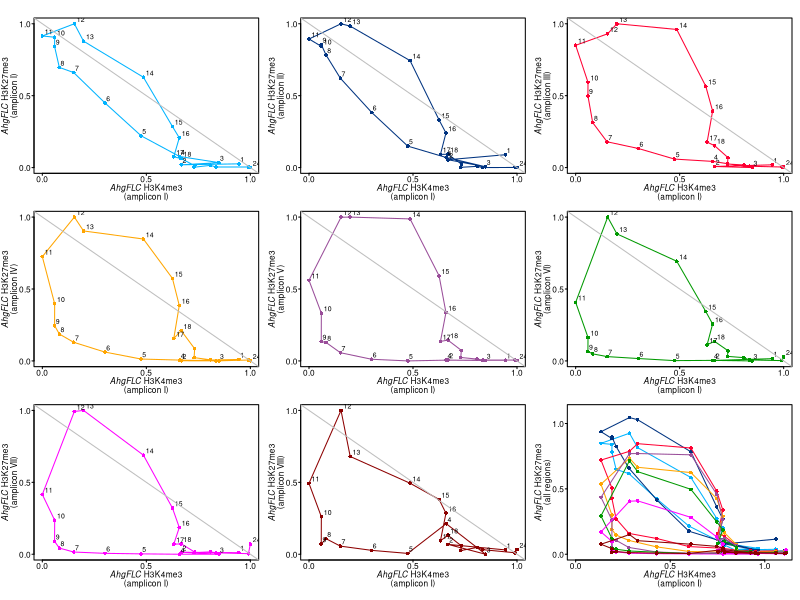

Generate this figure with R:

x<-read.csv("data/Omoide_RNA_histone_1st_year.csv",header=T,sep=",")
x2<-as.matrix(x)
library(calibrate)

nor <- function(x){(x-min(x))/(max(x)-min(x))}

pdf("figs/K4-K27_Lissajous_ACT2_STM_1st_year.pdf",width=3.4,height=3.5)	
par(ps=6)
par(mfrow=c(3,3))
par(oma=c(1,0,0,0))
par(mar=c(1,1.7,0.9,0.4))
par(cex=1)

### H3K4me3-H3K27me3 ##################################################

# amplicon I
plot(nor(x2[,"K4_I_ACT2_mean"]), nor(x2[,"K27_I_STM_mean"]),type="o",
     pch=16,cex=0.5,col=rgb(0,0.7,1),las=1,tcl=-0.1, xlim=c(0,1),ylim=c(0,1),
     xlab="",ylab="",xaxt="n",yaxt="n")

par(ps=5)
textxy(nor(x2[c(1:18,24),"K4_I_ACT2_mean"]),
       nor(x2[c(1:18,24),"K27_I_STM_mean"]),
       c(1:18,24),cex=1)	

par(ps=6)
par(mgp=c(0,-0.35,0))
axis(side=1,at=seq(0,1,0.5), tcl=-0.1)
par(mgp=c(0,0.15,0))
axis(side=2,at=seq(0,1,0.5), tcl=-0.1, las=2)

mtext(expression(paste(italic("AhgFLC")," H3K27me3")),side=2,line=1)
mtext("(amplicon I)",side=2,line=0.65)
mtext(expression(paste(italic("AhgFLC")," H3K4me3")),side=1,line=0.17)
mtext("(amplicon I)",side=1,line=0.52)
abline(1,-1, lwd=1, col="gray")


#amplicon II
plot(nor(x2[,"K4_I_ACT2_mean"]), nor(x2[,"K27_II_STM_mean"]),type="o",
     pch=16,cex=0.5,col=rgb(0,0.2,0.5),las=1,tcl=-0.1, xlim=c(0,1),ylim=c(0,1),
     xlab="",ylab="",xaxt="n",yaxt="n")

par(ps=5)
textxy(nor(x2[c(1:18,24),"K4_I_ACT2_mean"]),
       nor(x2[c(1:18,24),"K27_II_STM_mean"]),
       c(1:18,24),cex=1)	

par(ps=6)
par(mgp=c(0,-0.35,0))
axis(side=1,at=seq(0,1,0.5), tcl=-0.1)
par(mgp=c(0,0.15,0))
axis(side=2,at=seq(0,1,0.5), tcl=-0.1, las=2)

mtext(expression(paste(italic("AhgFLC")," H3K27me3")),side=2,line=1)
mtext("(amplicon II)",side=2,line=0.65)
mtext(expression(paste(italic("AhgFLC")," H3K4me3")),side=1,line=0.17)
mtext("(amplicon I)",side=1,line=0.52)
abline(1,-1, lwd=1, col="gray")


# amplicon III
plot(nor(x2[,"K4_I_ACT2_mean"]), nor(x2[,"K27_III_STM_mean"]),type="o",
     pch=16,cex=0.5,col=rgb(1,0,0.2),las=1,tcl=-0.1, xlim=c(0,1),ylim=c(0,1),
     xlab="",ylab="",xaxt="n",yaxt="n")

par(ps=5)
textxy(nor(x2[c(1:18,24),"K4_I_ACT2_mean"]),
       nor(x2[c(1:18,24),"K27_III_STM_mean"]),
       c(1:18,24),cex=1)	

par(ps=6)
par(mgp=c(0,-0.35,0))
axis(side=1,at=seq(0,1,0.5), tcl=-0.1)
par(mgp=c(0,0.15,0))
axis(side=2,at=seq(0,1,0.5), tcl=-0.1, las=2)

mtext(expression(paste(italic("AhgFLC")," H3K27me3")),side=2,line=1)
mtext("(amplicon III)",side=2,line=0.65)
mtext(expression(paste(italic("AhgFLC")," H3K4me3")),side=1,line=0.17)
mtext("(amplicon I)",side=1,line=0.52)
abline(1,-1, lwd=1, col="gray")


# amplicon IV	
plot(nor(x2[,"K4_I_ACT2_mean"]), nor(x2[,"K27_IV_STM_mean"]),type="o",
     pch=16,cex=0.5,col="orange",las=1,tcl=-0.1, xlim=c(0,1),ylim=c(0,1),
     xlab="",ylab="",xaxt="n",yaxt="n")

par(ps=5)
textxy(nor(x2[c(1:18,24),"K4_I_ACT2_mean"]),
       nor(x2[c(1:18,24),"K27_IV_STM_mean"]),
       c(1:18,24),cex=1)	

par(ps=6)
par(mgp=c(0,-0.35,0))
axis(side=1,at=seq(0,1,0.5), tcl=-0.1)
par(mgp=c(0,0.15,0))
axis(side=2,at=seq(0,1,0.5), tcl=-0.1, las=2)

mtext(expression(paste(italic("AhgFLC")," H3K27me3")),side=2,line=1)
mtext("(amplicon IV)",side=2,line=0.65)
mtext(expression(paste(italic("AhgFLC")," H3K4me3")),side=1,line=0.17)
mtext("(amplicon I)",side=1,line=0.52)
abline(1,-1, lwd=1, col="gray")


# amplicon V
plot(nor(x2[,"K4_I_ACT2_mean"]), nor(x2[,"K27_V_STM_mean"]),type="o",
     pch=16,cex=0.5,col=rgb(0.6,0.3,0.6),las=1,tcl=-0.1, xlim=c(0,1),ylim=c(0,1),
     xlab="",ylab="",xaxt="n",yaxt="n")

par(ps=5)
textxy(nor(x2[c(1:18,24),"K4_I_ACT2_mean"]),
       nor(x2[c(1:18,24),"K27_V_STM_mean"]),
       c(1:18,24),cex=1)	

par(ps=6)
par(mgp=c(0,-0.35,0))
axis(side=1,at=seq(0,1,0.5), tcl=-0.1)
par(mgp=c(0,0.15,0))
axis(side=2,at=seq(0,1,0.5), tcl=-0.1, las=2)

mtext(expression(paste(italic("AhgFLC")," H3K27me3")),side=2,line=1)
mtext("(amplicon V)",side=2,line=0.65)
mtext(expression(paste(italic("AhgFLC")," H3K4me3")),side=1,line=0.17)
mtext("(amplicon I)",side=1,line=0.52)
abline(1,-1, lwd=1, col="gray")


# amplicon VI
plot(nor(x2[,"K4_I_ACT2_mean"]), nor(x2[,"K27_VI_STM_mean"]),type="o",
     pch=16,cex=0.5,col=rgb(0,0.6,0),las=1,tcl=-0.1, xlim=c(0,1),ylim=c(0,1),
     xlab="",ylab="",xaxt="n",yaxt="n")

par(ps=5)
textxy(nor(x2[c(1:18,24),"K4_I_ACT2_mean"]),
       nor(x2[c(1:18,24),"K27_VI_STM_mean"]),
       c(1:18,24),cex=1)	

par(ps=6)
par(mgp=c(0,-0.35,0))
axis(side=1,at=seq(0,1,0.5), tcl=-0.1)
par(mgp=c(0,0.15,0))
axis(side=2,at=seq(0,1,0.5), tcl=-0.1, las=2)

mtext(expression(paste(italic("AhgFLC")," H3K27me3")),side=2,line=1)
mtext("(amplicon VI)",side=2,line=0.65)
mtext(expression(paste(italic("AhgFLC")," H3K4me3")),side=1,line=0.17)
mtext("(amplicon I)",side=1,line=0.52)
abline(1,-1, lwd=1, col="gray")


# amplicon VII
plot(nor(x2[,"K4_I_ACT2_mean"]), nor(x2[,"K27_VII_STM_mean"]),type="o",
     pch=16,cex=0.5,col=rgb(1,0,1),las=1,tcl=-0.1, xlim=c(0,1),ylim=c(0,1),
     xlab="",ylab="",xaxt="n",yaxt="n")

par(ps=5)
textxy(nor(x2[c(1:18,24),"K4_I_ACT2_mean"]),
       nor(x2[c(1:18,24),"K27_VII_STM_mean"]),
       c(1:18,24),cex=1)	

par(ps=6)
par(mgp=c(0,-0.35,0))
axis(side=1,at=seq(0,1,0.5), tcl=-0.1)
par(mgp=c(0,0.15,0))
axis(side=2,at=seq(0,1,0.5), tcl=-0.1, las=2)

mtext(expression(paste(italic("AhgFLC")," H3K27me3")),side=2,line=1)
mtext("(amplicon VII)",side=2,line=0.65)
mtext(expression(paste(italic("AhgFLC")," H3K4me3")),side=1,line=0.17)
mtext("(amplicon I)",side=1,line=0.52)
abline(1,-1, lwd=1, col="gray")


# amplicon VIII
plot(nor(x2[,"K4_I_ACT2_mean"]), nor(x2[,"K27_VIII_STM_mean"]),type="o",
     pch=16,cex=0.5,col=rgb(0.55,0,0),las=1,tcl=-0.1, xlim=c(0,1),ylim=c(0,1),
     xlab="",ylab="",xaxt="n",yaxt="n")

par(ps=5)
textxy(nor(x2[c(1:18,24),"K4_I_ACT2_mean"]),
       nor(x2[c(1:18,24),"K27_VIII_STM_mean"]),
       c(1:18,24),cex=1)	

par(ps=6)
par(mgp=c(0,-0.35,0))
axis(side=1,at=seq(0,1,0.5), tcl=-0.1)
par(mgp=c(0,0.15,0))
axis(side=2,at=seq(0,1,0.5), tcl=-0.1, las=2)

mtext(expression(paste(italic("AhgFLC")," H3K27me3")),side=2,line=1)
mtext("(amplicon VIII)",side=2,line=0.65)
mtext(expression(paste(italic("AhgFLC")," H3K4me3")),side=1,line=0.17)
mtext("(amplicon I)",side=1,line=0.52)
abline(1,-1, lwd=1, col="gray")



###H3K4me3-H3K27me3(All regions)###	

# amplicon I
plot(x2[,"K4_I_ACT2_mean"], x2[,"K27_I_STM_mean"],type="o",
     pch=16,cex=0.5,col=rgb(0,0.7,1),las=1,tcl=-0.1, xlim=c(0,1.1),ylim=c(0,1.1),
     xlab="",ylab="",xaxt="n",yaxt="n")

#amplicon II
par(new=T)
plot(x2[,"K4_I_ACT2_mean"], x2[,"K27_II_STM_mean"],type="o",
     pch=16,cex=0.5,col=rgb(0,0.2,0.5),las=1,tcl=-0.1, xlim=c(0,1.1),ylim=c(0,1.1),
     xlab="",ylab="",xaxt="n",yaxt="n",axes=F, ann=F)

# amplicon III
par(new=T)
plot(x2[,"K4_I_ACT2_mean"], x2[,"K27_III_STM_mean"],type="o",
     pch=16,cex=0.5,col=rgb(1,0,0.2),las=1,tcl=-0.1, xlim=c(0,1.1),ylim=c(0,1.1),
     xlab="",ylab="",xaxt="n",yaxt="n",axes=F, ann=F)

# amplicon IV
par(new=T)
plot(x2[,"K4_I_ACT2_mean"], x2[,"K27_IV_STM_mean"],type="o",
     pch=16,cex=0.5,col="orange",las=1,tcl=-0.1, xlim=c(0,1.1),ylim=c(0,1.1),
     xlab="",ylab="",xaxt="n",yaxt="n",axes=F, ann=F)

# amplicon V
par(new=T)
plot(x2[,"K4_I_ACT2_mean"], x2[,"K27_V_STM_mean"],type="o",
     pch=16,cex=0.5,col=rgb(0.6,0.3,0.6),las=1,tcl=-0.1, xlim=c(0,1.1),ylim=c(0,1.1),
     xlab="",ylab="",xaxt="n",yaxt="n",axes=F, ann=F)

# amplicon VI
par(new=T)
plot(x2[,"K4_I_ACT2_mean"], x2[,"K27_VI_STM_mean"],type="o",
     pch=16,cex=0.5,col=rgb(0,0.6,0),las=1,tcl=-0.1, xlim=c(0,1.1),ylim=c(0,1.1),
     xlab="",ylab="",xaxt="n",yaxt="n",axes=F, ann=F)

# amplicon VII
par(new=T)
plot(x2[,"K4_I_ACT2_mean"], x2[,"K27_VII_STM_mean"],type="o",
     pch=16,cex=0.5,col=rgb(1,0,1),las=1,tcl=-0.1, xlim=c(0,1.1),ylim=c(0,1.1),
     xlab="",ylab="",xaxt="n",yaxt="n",axes=F, ann=F)

# amplicon VIII
par(new=T)
plot(x2[,"K4_I_ACT2_mean"], x2[,"K27_VIII_STM_mean"],type="o",
     pch=16,cex=0.5,col=rgb(0.55,0,0),las=1,tcl=-0.1, xlim=c(0,1.1),ylim=c(0,1.1),
     xlab="",ylab="",xaxt="n",yaxt="n",axes=F, ann=F)

par(mgp=c(0,-0.35,0))
axis(side=1,at=seq(0,1,0.5), tcl=-0.1)
par(mgp=c(0,0.15,0))
axis(side=2,at=seq(0,1,0.5), tcl=-0.1, las=2)

mtext(expression(paste(italic("AhgFLC")," H3K27me3")),side=2,line=1)
mtext("(all regions)",side=2,line=0.65)
mtext(expression(paste(italic("AhgFLC")," H3K4me3")),side=1,line=0.17)
mtext("(amplicon I)",side=1,line=0.52)

dev.off()
